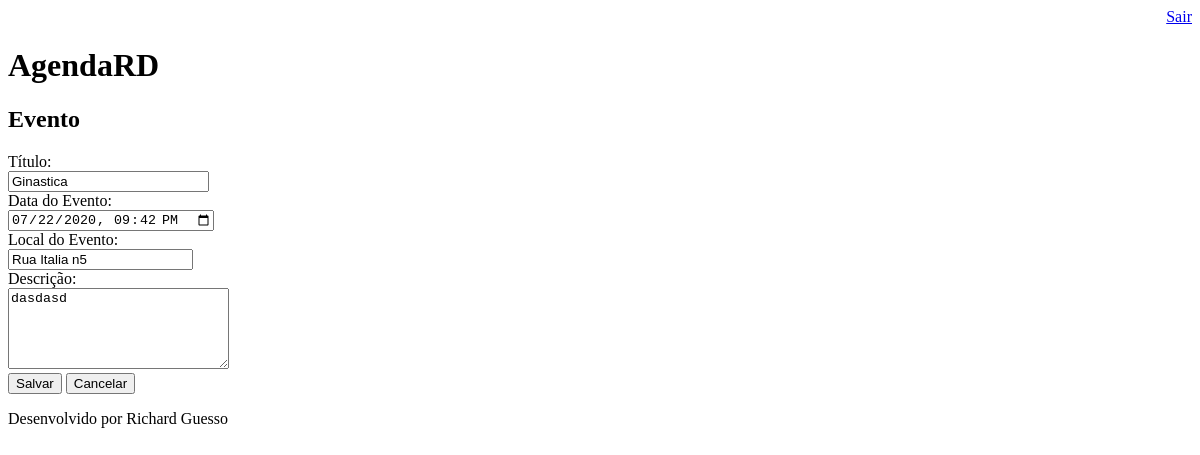
The page /agenda/evento/?id=9 (signed in) on the database its author committed.
### core/models.py (models this page shows, shortened)
class Evento(models.Model):
    titulo = models.CharField(max_length=100)
    descricao = models.TextField(blank=True, null=True)
    data_evento = models.DateTimeField(verbose_name='Data do Evento')
    data_criacao = models.DateTimeField(auto_now=True)
    usuario = models.ForeignKey(User, on_delete=models.CASCADE)
    local = models.CharField(max_length=150, blank=True, null=True)
    class Meta:
        db_table = 'evento'
    def get_data_input_evento(self):
        return self.data_evento.strftime('%Y-%m-%dT%H:%M')

### core/views.py (the view)
# urls.py: path('agenda/evento/', views.evento),
@login_required(login_url='/login/')
def evento(request):
    id_evento = request.GET.get('id')
    dados = {}
    if id_evento:
        dados['evento'] = Evento.objects.get(id=id_evento)
    return render(request, 'evento.html', dados)

### templates/evento.html (shortened to what this page needs)
{% extends "model-page.html" %}
{% block content %}
<h2>Evento</h2>
<form action="submit" method="POST">{% csrf_token %}
    <label>Título:</label>
    <br>
    <input type="text" name="titulo" size="22" value="{{ evento.titulo }}">
    <br>
    <label>Data do Evento:</label>
    <br>
    <input type="datetime-local" name="data_evento" value="{{ evento.get_data_input_evento }}">
    <br>
    <label>Local do Evento:</label>
    <br>
    <input type="text" name="local_evento" value="{{ evento.local }}">
    <br>
    <label>Descrição:</label>
    <br>
    <textarea name="descricao" rows="5" cols="25">{{ evento.descricao }}</textarea>
    <br>
    <button type="submit">Salvar</button>
    <a href="/">
        <button type="button">Cancelar</button>
    </a>
</form>
{% endblock %}

### rows shown on the page
Evento: titulo "Ginastica", data_evento "07/22/2020 21:42", local_evento "Rua Italia n5", descricao "dasdasd"
